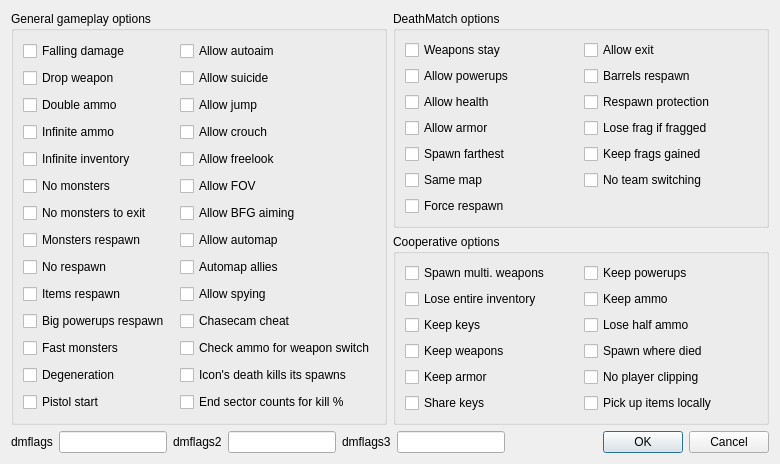
<?xml version="1.0" encoding="UTF-8"?>
<ui version="4.0">
 <class>GameOptsDialog</class>
 <widget class="QDialog" name="GameOptsDialog">
  <property name="windowModality">
   <enum>Qt::WindowModal</enum>
  </property>
  <property name="geometry">
   <rect>
    <x>0</x>
    <y>0</y>
    <width>780</width>
    <height>456</height>
   </rect>
  </property>
  <property name="sizePolicy">
   <sizepolicy hsizetype="Fixed" vsizetype="Fixed">
    <horstretch>0</horstretch>
    <verstretch>0</verstretch>
   </sizepolicy>
  </property>
  <property name="maximumSize">
   <size>
    <width>16777215</width>
    <height>16777215</height>
   </size>
  </property>
  <property name="windowTitle">
   <string>Gameplay options</string>
  </property>
  <layout class="QVBoxLayout" name="verticalLayout">
   <item>
    <layout class="QGridLayout" name="gridLayout">
     <item row="0" column="0" rowspan="2">
      <widget class="QGroupBox" name="generalGrpBox">
       <property name="sizePolicy">
        <sizepolicy hsizetype="Expanding" vsizetype="Expanding">
         <horstretch>0</horstretch>
         <verstretch>0</verstretch>
        </sizepolicy>
       </property>
       <property name="title">
        <string>General gameplay options</string>
       </property>
       <layout class="QGridLayout" name="gridLayout_2">
        <item row="0" column="0">
         <widget class="QCheckBox" name="fallingDamage">
          <property name="text">
           <string>Falling damage</string>
          </property>
         </widget>
        </item>
        <item row="1" column="0">
         <widget class="QCheckBox" name="dropWeapon">
          <property name="text">
           <string>Drop weapon</string>
          </property>
         </widget>
        </item>
        <item row="2" column="0">
         <widget class="QCheckBox" name="doubleAmmo">
          <property name="text">
           <string>Double ammo</string>
          </property>
         </widget>
        </item>
        <item row="3" column="0">
         <widget class="QCheckBox" name="infAmmo">
          <property name="text">
           <string>Infinite ammo</string>
          </property>
         </widget>
        </item>
        <item row="4" column="0">
         <widget class="QCheckBox" name="infInventory">
          <property name="text">
           <string>Infinite inventory</string>
          </property>
         </widget>
        </item>
        <item row="5" column="0">
         <widget class="QCheckBox" name="noMonsters">
          <property name="text">
           <string>No monsters</string>
          </property>
         </widget>
        </item>
        <item row="6" column="0">
         <widget class="QCheckBox" name="noMonstersToExit">
          <property name="text">
           <string>No monsters to exit</string>
          </property>
         </widget>
        </item>
        <item row="7" column="0">
         <widget class="QCheckBox" name="monstersRespawn">
          <property name="text">
           <string>Monsters respawn</string>
          </property>
         </widget>
        </item>
        <item row="8" column="0">
         <widget class="QCheckBox" name="noRespawn">
          <property name="text">
           <string>No respawn</string>
          </property>
         </widget>
        </item>
        <item row="9" column="0">
         <widget class="QCheckBox" name="itemsRespawn">
          <property name="text">
           <string>Items respawn</string>
          </property>
         </widget>
        </item>
        <item row="10" column="0">
         <widget class="QCheckBox" name="bigPowerupsRespawn">
          <property name="text">
           <string>Big powerups respawn</string>
          </property>
         </widget>
        </item>
        <item row="11" column="0">
         <widget class="QCheckBox" name="fastMonsters">
          <property name="text">
           <string>Fast monsters</string>
          </property>
         </widget>
        </item>
        <item row="12" column="0">
         <widget class="QCheckBox" name="degeneration">
          <property name="text">
           <string>Degeneration</string>
          </property>
         </widget>
        </item>
        <item row="13" column="0">
         <widget class="QCheckBox" name="pistolStart">
          <property name="text">
           <string>Pistol start</string>
          </property>
         </widget>
        </item>
        <item row="0" column="1">
         <widget class="QCheckBox" name="allowAutoAim">
          <property name="text">
           <string>Allow autoaim</string>
          </property>
         </widget>
        </item>
        <item row="1" column="1">
         <widget class="QCheckBox" name="allowSuicide">
          <property name="text">
           <string>Allow suicide</string>
          </property>
         </widget>
        </item>
        <item row="2" column="1">
         <widget class="QCheckBox" name="allowJump">
          <property name="text">
           <string>Allow jump</string>
          </property>
          <property name="tristate">
           <bool>true</bool>
          </property>
         </widget>
        </item>
        <item row="3" column="1">
         <widget class="QCheckBox" name="allowCrouch">
          <property name="text">
           <string>Allow crouch</string>
          </property>
          <property name="tristate">
           <bool>true</bool>
          </property>
         </widget>
        </item>
        <item row="4" column="1">
         <widget class="QCheckBox" name="allowFreelook">
          <property name="text">
           <string>Allow freelook</string>
          </property>
          <property name="tristate">
           <bool>true</bool>
          </property>
         </widget>
        </item>
        <item row="5" column="1">
         <widget class="QCheckBox" name="allowFOV">
          <property name="text">
           <string>Allow FOV</string>
          </property>
         </widget>
        </item>
        <item row="6" column="1">
         <widget class="QCheckBox" name="allowBFGAiming">
          <property name="text">
           <string>Allow BFG aiming</string>
          </property>
         </widget>
        </item>
        <item row="7" column="1">
         <widget class="QCheckBox" name="allowAutomap">
          <property name="text">
           <string>Allow automap</string>
          </property>
         </widget>
        </item>
        <item row="8" column="1">
         <widget class="QCheckBox" name="automapAllies">
          <property name="text">
           <string>Automap allies</string>
          </property>
         </widget>
        </item>
        <item row="9" column="1">
         <widget class="QCheckBox" name="allowSpying">
          <property name="text">
           <string>Allow spying</string>
          </property>
         </widget>
        </item>
        <item row="10" column="1">
         <widget class="QCheckBox" name="chasecamCheat">
          <property name="text">
           <string>Chasecam cheat</string>
          </property>
         </widget>
        </item>
        <item row="11" column="1">
         <widget class="QCheckBox" name="checkAmmoForWeaponSwitch">
          <property name="text">
           <string>Check ammo for weapon switch</string>
          </property>
         </widget>
        </item>
        <item row="12" column="1">
         <widget class="QCheckBox" name="iconsDeathKillsItsSpawns">
          <property name="text">
           <string>Icon's death kills its spawns</string>
          </property>
         </widget>
        </item>
        <item row="13" column="1">
         <widget class="QCheckBox" name="endSectorCountsForKill">
          <property name="text">
           <string>End sector counts for kill %</string>
          </property>
         </widget>
        </item>
       </layout>
      </widget>
     </item>
     <item row="0" column="1">
      <widget class="QGroupBox" name="deathMatchGrpBox">
       <property name="sizePolicy">
        <sizepolicy hsizetype="Expanding" vsizetype="Expanding">
         <horstretch>0</horstretch>
         <verstretch>0</verstretch>
        </sizepolicy>
       </property>
       <property name="title">
        <string>DeathMatch options</string>
       </property>
       <layout class="QGridLayout" name="gridLayout_3">
        <item row="0" column="0">
         <widget class="QCheckBox" name="weaponsStay">
          <property name="text">
           <string>Weapons stay</string>
          </property>
         </widget>
        </item>
        <item row="1" column="0">
         <widget class="QCheckBox" name="allowPowerups">
          <property name="text">
           <string>Allow powerups</string>
          </property>
         </widget>
        </item>
        <item row="2" column="0">
         <widget class="QCheckBox" name="allowHealth">
          <property name="text">
           <string>Allow health</string>
          </property>
         </widget>
        </item>
        <item row="3" column="0">
         <widget class="QCheckBox" name="allowArmor">
          <property name="text">
           <string>Allow armor</string>
          </property>
         </widget>
        </item>
        <item row="4" column="0">
         <widget class="QCheckBox" name="spawnFarthest">
          <property name="text">
           <string>Spawn farthest</string>
          </property>
         </widget>
        </item>
        <item row="5" column="0">
         <widget class="QCheckBox" name="sameMap">
          <property name="text">
           <string>Same map</string>
          </property>
         </widget>
        </item>
        <item row="6" column="0">
         <widget class="QCheckBox" name="forceRespawn">
          <property name="text">
           <string>Force respawn</string>
          </property>
         </widget>
        </item>
        <item row="0" column="1">
         <widget class="QCheckBox" name="allowExit">
          <property name="text">
           <string>Allow exit</string>
          </property>
         </widget>
        </item>
        <item row="1" column="1">
         <widget class="QCheckBox" name="barrelsRespawn">
          <property name="text">
           <string>Barrels respawn</string>
          </property>
         </widget>
        </item>
        <item row="2" column="1">
         <widget class="QCheckBox" name="respawnProtection">
          <property name="text">
           <string>Respawn protection</string>
          </property>
         </widget>
        </item>
        <item row="3" column="1">
         <widget class="QCheckBox" name="loseFragIfFragged">
          <property name="text">
           <string>Lose frag if fragged</string>
          </property>
         </widget>
        </item>
        <item row="4" column="1">
         <widget class="QCheckBox" name="keepFragsGained">
          <property name="text">
           <string>Keep frags gained</string>
          </property>
         </widget>
        </item>
        <item row="5" column="1">
         <widget class="QCheckBox" name="noTeamSwitching">
          <property name="text">
           <string>No team switching</string>
          </property>
         </widget>
        </item>
       </layout>
      </widget>
     </item>
     <item row="1" column="1">
      <widget class="QGroupBox" name="coopGrpBox">
       <property name="sizePolicy">
        <sizepolicy hsizetype="Expanding" vsizetype="Expanding">
         <horstretch>0</horstretch>
         <verstretch>0</verstretch>
        </sizepolicy>
       </property>
       <property name="title">
        <string>Cooperative options</string>
       </property>
       <layout class="QGridLayout" name="gridLayout_4">
        <item row="0" column="0">
         <widget class="QCheckBox" name="spawnMultiWeapons">
          <property name="text">
           <string>Spawn multi. weapons</string>
          </property>
         </widget>
        </item>
        <item row="1" column="0">
         <widget class="QCheckBox" name="loseEntireInventory">
          <property name="text">
           <string>Lose entire inventory</string>
          </property>
         </widget>
        </item>
        <item row="2" column="0">
         <widget class="QCheckBox" name="keepKeys">
          <property name="text">
           <string>Keep keys</string>
          </property>
         </widget>
        </item>
        <item row="3" column="0">
         <widget class="QCheckBox" name="keepWeapons">
          <property name="text">
           <string>Keep weapons</string>
          </property>
         </widget>
        </item>
        <item row="4" column="0">
         <widget class="QCheckBox" name="keepArmor">
          <property name="text">
           <string>Keep armor</string>
          </property>
         </widget>
        </item>
        <item row="5" column="0">
         <widget class="QCheckBox" name="shareKeys">
          <property name="text">
           <string>Share keys</string>
          </property>
         </widget>
        </item>
        <item row="0" column="1">
         <widget class="QCheckBox" name="keepPowerups">
          <property name="text">
           <string>Keep powerups</string>
          </property>
         </widget>
        </item>
        <item row="1" column="1">
         <widget class="QCheckBox" name="keepAmmo">
          <property name="text">
           <string>Keep ammo</string>
          </property>
         </widget>
        </item>
        <item row="2" column="1">
         <widget class="QCheckBox" name="loseHalfAmmo">
          <property name="text">
           <string>Lose half ammo</string>
          </property>
         </widget>
        </item>
        <item row="3" column="1">
         <widget class="QCheckBox" name="spawnWhereDied">
          <property name="text">
           <string>Spawn where died</string>
          </property>
         </widget>
        </item>
        <item row="4" column="1">
         <widget class="QCheckBox" name="noPlayerClipping">
          <property name="text">
           <string>No player clipping</string>
          </property>
         </widget>
        </item>
        <item row="5" column="1">
         <widget class="QCheckBox" name="localItemPickups">
          <property name="text">
           <string>Pick up items locally</string>
          </property>
         </widget>
        </item>
       </layout>
      </widget>
     </item>
    </layout>
   </item>
   <item>
    <layout class="QHBoxLayout" name="horizontalLayout">
     <item>
      <widget class="QLabel" name="dmflags1_label">
       <property name="sizePolicy">
        <sizepolicy hsizetype="Fixed" vsizetype="Preferred">
         <horstretch>0</horstretch>
         <verstretch>0</verstretch>
        </sizepolicy>
       </property>
       <property name="text">
        <string>dmflags</string>
       </property>
      </widget>
     </item>
     <item>
      <widget class="QLineEdit" name="dmflags1_line">
       <property name="sizePolicy">
        <sizepolicy hsizetype="Preferred" vsizetype="Fixed">
         <horstretch>0</horstretch>
         <verstretch>0</verstretch>
        </sizepolicy>
       </property>
       <property name="text">
        <string/>
       </property>
       <property name="maxLength">
        <number>128</number>
       </property>
      </widget>
     </item>
     <item>
      <widget class="QLabel" name="dmflags2_label">
       <property name="sizePolicy">
        <sizepolicy hsizetype="Fixed" vsizetype="Preferred">
         <horstretch>0</horstretch>
         <verstretch>0</verstretch>
        </sizepolicy>
       </property>
       <property name="text">
        <string>dmflags2</string>
       </property>
      </widget>
     </item>
     <item>
      <widget class="QLineEdit" name="dmflags2_line">
       <property name="sizePolicy">
        <sizepolicy hsizetype="Preferred" vsizetype="Fixed">
         <horstretch>0</horstretch>
         <verstretch>0</verstretch>
        </sizepolicy>
       </property>
       <property name="text">
        <string/>
       </property>
       <property name="maxLength">
        <number>128</number>
       </property>
      </widget>
     </item>
     <item>
      <widget class="QLabel" name="dmflags3_label">
       <property name="sizePolicy">
        <sizepolicy hsizetype="Fixed" vsizetype="Preferred">
         <horstretch>0</horstretch>
         <verstretch>0</verstretch>
        </sizepolicy>
       </property>
       <property name="text">
        <string>dmflags3</string>
       </property>
      </widget>
     </item>
     <item>
      <widget class="QLineEdit" name="dmflags3_line">
       <property name="sizePolicy">
        <sizepolicy hsizetype="Preferred" vsizetype="Fixed">
         <horstretch>0</horstretch>
         <verstretch>0</verstretch>
        </sizepolicy>
       </property>
      </widget>
     </item>
     <item>
      <spacer name="spacer">
       <property name="orientation">
        <enum>Qt::Horizontal</enum>
       </property>
       <property name="sizeHint" stdset="0">
        <size>
         <width>0</width>
         <height>0</height>
        </size>
       </property>
      </spacer>
     </item>
     <item>
      <widget class="QDialogButtonBox" name="buttonBox">
       <property name="standardButtons">
        <set>QDialogButtonBox::Cancel|QDialogButtonBox::Ok</set>
       </property>
      </widget>
     </item>
    </layout>
   </item>
  </layout>
 </widget>
 <resources/>
 <connections>
  <connection>
   <sender>buttonBox</sender>
   <signal>accepted()</signal>
   <receiver>GameOptsDialog</receiver>
   <slot>accept()</slot>
   <hints>
    <hint type="sourcelabel">
     <x>610</x>
     <y>378</y>
    </hint>
    <hint type="destinationlabel">
     <x>349</x>
     <y>199</y>
    </hint>
   </hints>
  </connection>
  <connection>
   <sender>buttonBox</sender>
   <signal>rejected()</signal>
   <receiver>GameOptsDialog</receiver>
   <slot>reject()</slot>
   <hints>
    <hint type="sourcelabel">
     <x>610</x>
     <y>378</y>
    </hint>
    <hint type="destinationlabel">
     <x>349</x>
     <y>199</y>
    </hint>
   </hints>
  </connection>
 </connections>
</ui>
